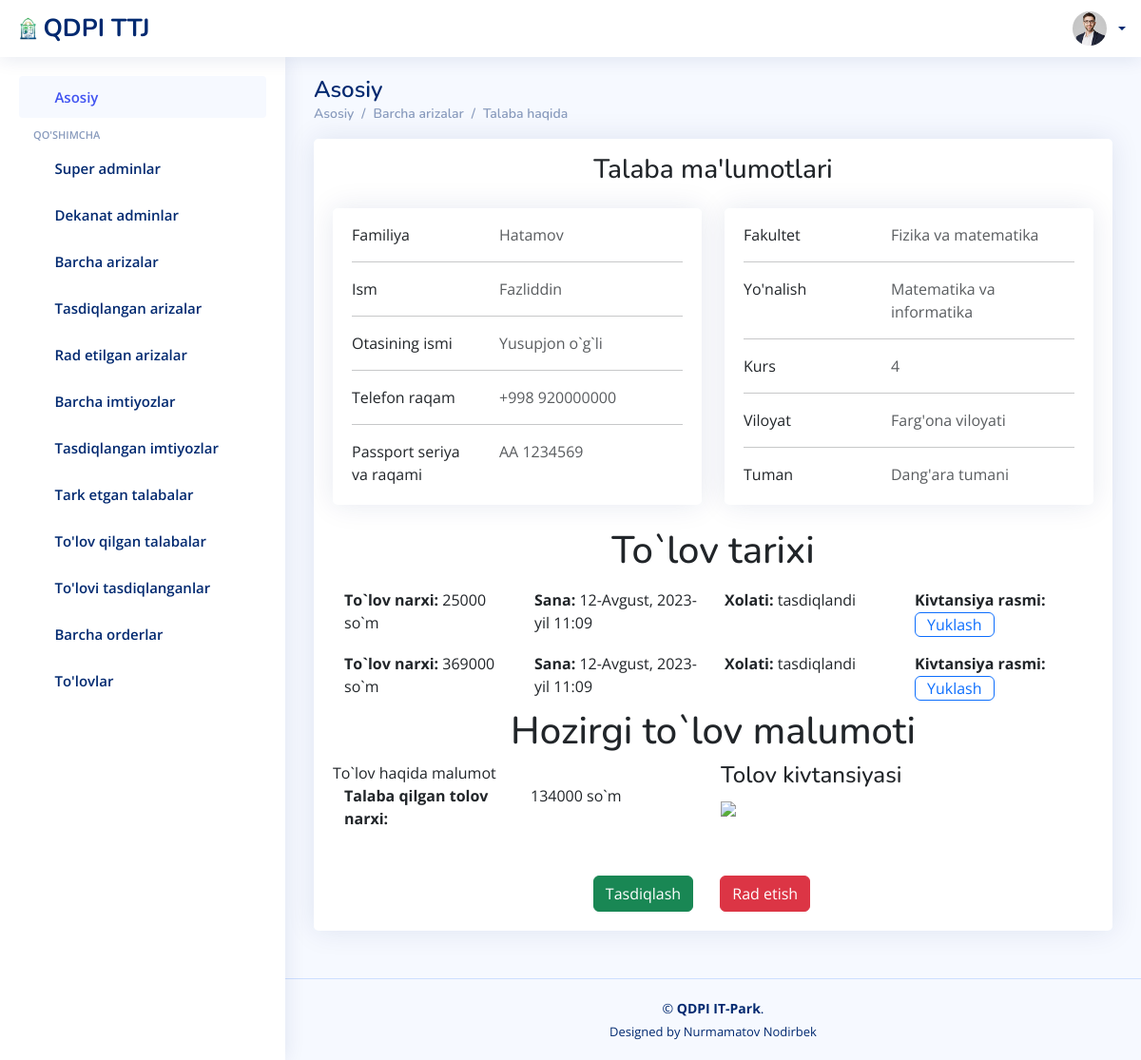
Page /ariza/talaba_tolov_malumotlar/7/ on the committed database.
### users/models.py (models this page shows)
class User(AbstractUser):
    id = models.UUIDField(primary_key=True, default=uuid.uuid4, unique=True, editable=False)
    sharif = models.CharField(max_length=100)
    lavozim = models.CharField(max_length=100)
    fakultet = models.CharField(max_length=100, blank=True)
    parol = models.CharField(max_length=100)

### ariza/models.py (models this page shows)
class Ariza(models.Model):
    talaba_id = models.CharField(max_length=100)
    first_name = models.CharField(max_length=100)
    last_name = models.CharField(max_length=100)
    sharif = models.CharField(max_length=100)
    viloyat = models.CharField(max_length=100)
    tuman = models.CharField(max_length=100)
    kocha = models.CharField(max_length=100)
    fakultet = models.CharField(max_length=100)
    yonalish = models.CharField(max_length=100)
    kurs    = models.CharField(max_length=100)
    pasport_serya_raqam = models.CharField(max_length=100)
    pasport_rasm = models.FileField(upload_to='rasmlar/')
    xulosa = models.CharField(max_length=1000, blank=True)
    tasdiqlash = models.CharField(max_length=100, blank=True)
    sana = models.DateTimeField(auto_now_add=True)

class Tolov(models.Model):
    talaba_id = models.CharField(max_length=100)
    first_name = models.CharField(max_length=100)
    last_name = models.CharField(max_length=100)
    sharif = models.CharField(max_length=100)
    narhi = models.CharField(max_length=100)
    kivtansiya = models.FileField(upload_to='kivtansiya/')
    tasdiqlash = models.CharField(max_length=100, blank=True)
    sana = models.DateTimeField(auto_now_add=True)

### ariza/views.py (the view, shortened to what this page needs)
# urls.py: path('talaba_tolov_malumotlar/<str:pk>/', talaba_tolov_malumotlar, name='talaba_tolov_malumotlar'),
@csrf_exempt
def talaba_tolov_malumotlar(request, pk):
    data_tolov = Tolov.objects.filter(id=pk)
    data = Tolov.objects.filter(id=pk)
    if data:
        for d in  data:
            talabalar = User.objects.filter(id=d.talaba_id)
            arizalar = Ariza.objects.filter(talaba_id=d.talaba_id)
            tarixlar = Tolov.objects.filter(talaba_id=d.talaba_id).filter(tasdiqlash='tasdiqlandi')
            narhi = d.narhi
            kivtansiya = d.kivtansiya
            if tarixlar:
                for x in tarixlar:
                    narhi_t = x.narhi
                    kivtansiya_t = x.kivtansiya
                    tasdiqlash = x.tasdiqlash
                    sana = x.sana
            else:
                narhi_t = ''
                kivtansiya_t = ''
                tasdiqlash = ''
                sana = ''
            if talabalar:
                for t in talabalar:
                    last_name = t.last_name
                    first_name = t.first_name
                    sharif = t.sharif
                    telefon = t.username
            else:
                last_name = ''
                first_name = ''
                sharif = ''
                telefon = ''
            if arizalar:
                for a in arizalar:
                    pasport_serya_raqam = a.pasport_serya_raqam
                    fakultet = a.fakultet
                    yonalish = a.yonalish
                    kurs = a.kurs
                    viloyat = a.viloyat
                    tuman = a.tuman
                    kocha = a.kocha
    contex = {
        'data_tolov':data_tolov,
        'last_name':last_name,
        'first_name':first_name,
        'sharif':sharif,
        'telefon':telefon,
        'pasport_serya_raqam':pasport_serya_raqam,
        'fakultet':fakultet,
        'yonalish':yonalish,
        'kurs':kurs,
        'viloyat':viloyat,
        'tuman':tuman,
        'kocha':kocha,
        'narhi_t':narhi_t,
        'kivtansiya_t':kivtansiya_t,
        'tasdiqlash':tasdiqlash,
        'narhi':narhi,
        'kivtansiya':kivtansiya,
        'sana':sana,
        'tarixlar':tarixlar
    }
    return render(request, 'dekanatadmin/talaba_tolov_malumot.html', contex)

### templates/dekanatadmin/talaba_tolov_malumot.html (shortened to what this page needs)
{% load static %}
<!DOCTYPE html>
<html lang="en">
<head>
  <link href="{% static '/assets/vendor/bootstrap/css/bootstrap.min.css' %}" rel="stylesheet">
  <link href="{% static '/assets/vendor/bootstrap-icons/bootstrap-icons.css' %}" rel="stylesheet">
  <link href="{% static '/assets/vendor/simple-datatables/style.css' %}" rel="stylesheet">
  <link href="{% static '/assets/css/style.css' %}" rel="stylesheet">
</head>
<body>
  <header id="header" class="header fixed-top d-flex align-items-center">
    <div class="d-flex align-items-center justify-content-between">
      <a href="{% url 'home' %}" class="logo d-flex align-items-center">
        <img src="{% static '/assets/img/logo.png' %}" alt="">
        <span class="d-none d-lg-block">QDPI TTJ</span>
      </a>
      <i class="bi bi-list toggle-sidebar-btn"></i>
    </div>
    <nav class="header-nav ms-auto">
      <ul class="d-flex align-items-center">
        <li class="nav-item dropdown pe-3">
          <a class="nav-link nav-profile d-flex align-items-center pe-0" href="{% url 'home' %}"
            data-bs-toggle="dropdown">
            <img src="{% static '/assets/img/profile-img.jpg' %}" alt="Profile" class="rounded-circle">
            <span class="d-none d-md-block dropdown-toggle ps-2">{{user.last_name}} {{user.first_name}}</span>
          </a>
        </li>
      </ul>
    </nav>
  </header>
  <aside id="sidebar" class="sidebar">
    <ul class="sidebar-nav" id="sidebar-nav">
      <li class="nav-item">
        <a class="nav-link " href="{% url 'home' %}">
          <i class="bi bi-grid"></i>
          <span>Asosiy</span>
        </a>
      </li>
      <li class="nav-heading">Qo'shimcha</li>
      <li class="nav-item">
        <a class="nav-link collapsed" href="{% url 'superadminlar' %}">
          <i class="bi bi-person-fill"></i>
          <span>Super adminlar</span>
        </a>
      </li>
      <li class="nav-item">
        <a class="nav-link collapsed" href="{% url 'dekanatadminlar' %}">
          <i class="bi bi-person"></i>
          <span>Dekanat adminlar</span>
        </a>
      </li>
      <li class="nav-item">
        <a class="nav-link collapsed" href="{% url 'barcha_arizalar' %}">
          <i class="bi bi-envelope"></i>
          <span>Barcha arizalar</span>
        </a>
      </li>
      <li class="nav-item">
        <a class="nav-link collapsed" href="{% url 'tasdiqlangan' %}">
          <i class="bi bi-person-check-fill"></i>
          <span>Tasdiqlangan arizalar</span>
        </a>
      </li>
      <li class="nav-item">
        <a class="nav-link collapsed" href="{% url 'radetilgan' %}">
          <i class="bi bi-person-x-fill"></i>
          <span>Rad etilgan arizalar</span>
        </a>
      </li>
      <li class="nav-item">
        <a class="nav-link collapsed" href="{% url 'imtiyozli_arizalar' %}">
          <i class="bi bi-file-medical"></i>
          <span>Barcha imtiyozlar</span>
        </a>
      </li>
      <li class="nav-item">
        <a class="nav-link collapsed" href="{% url 'tasdiqlangan_imtiyozli_arizalar' %}">
          <i class="bi bi-journal-check"></i>
          <span>Tasdiqlangan imtiyozlar</span>
        </a>
      </li>
      <li class="nav-item">
        <a class="nav-link collapsed" href="{% url 'tark_etgan_talaba' %}">
          <i class="bi bi-house-x-fill"></i>
          <span>Tark etgan talabalar</span>
        </a>
      </li>
      <li class="nav-item">
        <a class="nav-link collapsed" href="{% url 'barcha_tolovlar' %}">
          <i class="bi bi-cash-coin"></i>
          <span>To'lov qilgan talabalar</span>
        </a>
      </li>
      <li class="nav-item">
        <a class="nav-link collapsed" href="{% url 'tasdiqlangan_tolov' %}">
          <i class="bi bi-check2-all"></i>
          <span>To'lovi tasdiqlanganlar</span>
        </a>
      </li>
      <li class="nav-item">
        <a class="nav-link collapsed" href="{% url 'barcha_orderlar' %}">
          <i class="bi bi-bookmark-star"></i>
          <span>Barcha orderlar</span>
        </a>
      </li>
      <li class="nav-item">
        <a class="nav-link collapsed" href="{% url 'hisob_varoq' %}">
          <i class="bi bi-wallet2"></i>
          <span>To'lovlar</span>
        </a>
      </li>
    </ul>
  </aside>
  <main id="main" class="main">
    <div class="pagetitle">
      <h1>Asosiy</h1>
      <nav>
        <ol class="breadcrumb">
          <li class="breadcrumb-item"><a href="{% url 'home' %}">Asosiy</a></li>
          <li class="breadcrumb-item"><a href="{% url 'home' %}">Barcha arizalar</a></li>
          <li class="breadcrumb-item active"><a href="{% url 'home' %}">Talaba haqida</a></li>
        </ol>
      </nav>
    </div>
    <section class="section dashboard">
      <div class="row">
        <div class="col-lg-12">
          <div class="card">
            <div class="card-body">
              <h3 class="py-3 text-center">Talaba ma'lumotlari</h3>
              <div class="row">
                <div class="col-lg-6">
                  <div class="card mb-4">
                    <div class="card-body pt-3">
                      <div class="row">
                        <div class="col-sm-5">
                          <p class="mb-0">Familiya</p>
                        </div>
                        <div class="col-sm-7">
                          <p class="text-muted mb-0">{{last_name}}</p>
                        </div>
                      </div>
                      <hr>
                      <div class="row">
                        <div class="col-sm-5">
                          <p class="mb-0">Ism</p>
                        </div>
                        <div class="col-sm-7">
                          <p class="text-muted mb-0">{{first_name}}</p>
                        </div>
                      </div>
                      <hr>
                      <div class="row">
                        <div class="col-sm-5">
                          <p class="mb-0">Otasining ismi</p>
                        </div>
                        <div class="col-sm-7">
                          <p class="text-muted mb-0">{{sharif}}</p>
                        </div>
                      </div>
                      <hr>
                      <div class="row">
                        <div class="col-sm-5">
                          <p class="mb-0">Telefon raqam</p>
                        </div>
                        <div class="col-sm-7">
                          <p class="text-muted mb-0">{{telefon}}</p>
                        </div>
                      </div>
                      <hr>
                      <div class="row">
                        <div class="col-sm-5">
                          <p class="mb-0">Passport seriya va raqami</p>
                        </div>
                        <div class="col-sm-7">
                          <p class="text-muted mb-0">{{pasport_serya_raqam}}</p>
                        </div>
                      </div>
                    </div>
                  </div>
                </div>
                <div class="col-lg-6">
                  <div class="card mb-4">
                    <div class="card-body pt-3">
                      <div class="row">
                        <div class="col-sm-5">
                          <p class="mb-0">Fakultet</p>
                        </div>
                        <div class="col-sm-7">
                          <p class="text-muted mb-0">{{fakultet}}</p>
                        </div>
                      </div>
                      <hr>
                      <div class="row">
                        <div class="col-sm-5">
                          <p class="mb-0">Yo'nalish</p>
                        </div>
                        <div class="col-sm-7">
                          <p class="text-muted mb-0">{{yonalish}}</p>
                        </div>
                      </div>
                      <hr>
                      <div class="row">
                        <div class="col-sm-5">
                          <p class="mb-0">Kurs</p>
                        </div>
                        <div class="col-sm-7">
                          <p class="text-muted mb-0">{{kurs}}</p>
                        </div>
                      </div>
                      <hr>
                      <div class="row">
                        <div class="col-sm-5">
                          <p class="mb-0">Viloyat</p>
                        </div>
                        <div class="col-sm-7">
                          <p class="text-muted mb-0">{{viloyat}}</p>
                        </div>
                      </div>
                      <hr>
                      <div class="row">
                        <div class="col-sm-5">
                          <p class="mb-0">Tuman</p>
                        </div>
                        <div class="col-sm-7">
                          <p class="text-muted mb-0">{{tuman}}</p>
                        </div>
                      </div>
                    </div>
                  </div>
                </div>
              </div>
              <div class="container">
                <div class="row">
                  <h1 class="text-center">To`lov tarixi</h1>
                </div>
                <div class="row" style="justify-content: center;">
                  {% for t in tarixlar %}
                  <div class="col-md-3 my-2"><strong>To`lov narxi: </strong>{{t.narhi}} so`m</div>
                  <div class="col-md-3 my-2"><strong>Sana: </strong>{{t.sana}}</div>
                  <div class="col-md-3 my-2"><strong>Xolati: </strong>{{t.tasdiqlash}}</div>
                  <div class="col-md-3 my-2">
                    <strong>Kivtansiya rasmi: </strong>
                    <a class="btn btn-outline-primary py-0" href="{{t.kivtansiya.url}}" download>
                      Yuklash
                    </a>
                  </div>
                  {% endfor %}
                </div>
              </div>
              <div class="row">
                <h1 class="text-center">Hozirgi to`lov malumoti</h1>
              </div>
              <div class="row g-3">
                <div class="passport-info col-lg-6">
                  <div class="container">
                    <div class="row">
                      To`lov haqida malumot
                    </div>
                    <div class="row">
                      <div class="col-md-6"><strong>Talaba qilgan tolov narxi: </strong></div>
                      <div class="col-md-6">{{narhi}} so`m</div>
                    </div>
                  </div>
                </div>
                <div class="passport-info col-lg-6">
                  <h4>Tolov kivtansiyasi</h4>
                  <img class="w-100 img-fluid" src="{{kivtansiya.url}}">
                </div>
              </div>
              {% for i in data_tolov %}
              <div class="col-12 pt-5 text-center">
                <a class="btn btn-success" href="{% url 'tolov_tasdiqlash' i.pk %}">Tasdiqlash</a>
                <a class="btn btn-danger mx-4" href="{% url 'tolov_radetish' i.pk %}">Rad etish</a>
              </div>
              {% endfor %}
            </div>
          </div>
        </div>
      </div>
    </section>
  </main>
  <footer id="footer" class="footer">
    <div class="copyright">
      &copy; <strong><span>QDPI IT-Park</span></strong>.
    </div>
    <div class="credits">
      Designed by Nurmamatov Nodirbek
    </div>
  </footer>
</body>
</html>

### rows in the picture
User: last_name "Hatamov", first_name "Fazliddin", sharif "Yusupjon o`g`li", username "+998 920000000"
Ariza: pasport_serya_raqam "AA 1234569", fakultet "Fizika va matematika", yonalish "Matematika va informatika", viloyat "Farg'ona viloyati", tuman "Dang'ara tumani"
Tolov: narhi "25000", sana "12-Avgust, 2023-yil 11:09", tasdiqlash "tasdiqlandi"
Tolov: narhi "369000", sana "12-Avgust, 2023-yil 11:09", tasdiqlash "tasdiqlandi"
Tolov: narhi "134000"

### other values in the picture
{{ kurs }} "4"
